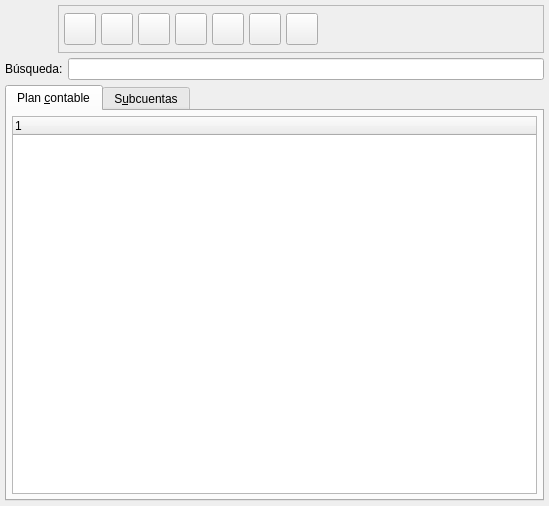
<ui version="4.0" >
 <author>aaloy</author>
 <comment>Pla de comptes		</comment>
 <class>ListCuentasBase</class>
 <widget class="QWidget" name="ListCuentasBase" >
  <property name="geometry" >
   <rect>
    <x>0</x>
    <y>0</y>
    <width>549</width>
    <height>506</height>
   </rect>
  </property>
  <property name="windowTitle" >
   <string>Plan de cuentas</string>
  </property>
  <property name="windowIcon" >
   <iconset resource="../../../bulmages.qrc" >:/BulmaCont32x32/images/png/i_cuentas.xpm</iconset>
  </property>
  <property name="toolTip" >
   <string comment="Manteniment del plà de comptes" />
  </property>
  <layout class="QVBoxLayout" >
   <property name="margin" >
    <number>5</number>
   </property>
   <property name="spacing" >
    <number>5</number>
   </property>
   <item>
    <layout class="QHBoxLayout" >
     <property name="margin" >
      <number>0</number>
     </property>
     <property name="spacing" >
      <number>5</number>
     </property>
     <item>
      <widget class="QLabel" name="pixmapLabel1" >
       <property name="minimumSize" >
        <size>
         <width>48</width>
         <height>48</height>
        </size>
       </property>
       <property name="maximumSize" >
        <size>
         <width>48</width>
         <height>48</height>
        </size>
       </property>
       <property name="pixmap" >
        <pixmap resource="../../../bulmages.qrc" >:/BulmaCont32x32/images/png/i_cuentas.xpm</pixmap>
       </property>
       <property name="scaledContents" >
        <bool>true</bool>
       </property>
      </widget>
     </item>
     <item>
      <widget class="QFrame" name="frame_3" >
       <property name="sizePolicy" >
        <sizepolicy>
         <hsizetype>7</hsizetype>
         <vsizetype>0</vsizetype>
         <horstretch>0</horstretch>
         <verstretch>0</verstretch>
        </sizepolicy>
       </property>
       <property name="minimumSize" >
        <size>
         <width>42</width>
         <height>42</height>
        </size>
       </property>
       <property name="maximumSize" >
        <size>
         <width>16777215</width>
         <height>48</height>
        </size>
       </property>
       <property name="frameShape" >
        <enum>QFrame::StyledPanel</enum>
       </property>
       <property name="frameShadow" >
        <enum>QFrame::Raised</enum>
       </property>
       <layout class="QHBoxLayout" >
        <property name="margin" >
         <number>5</number>
        </property>
        <property name="spacing" >
         <number>5</number>
        </property>
        <item>
         <widget class="QToolButton" name="mui_editar" >
          <property name="sizePolicy" >
           <sizepolicy>
            <hsizetype>0</hsizetype>
            <vsizetype>0</vsizetype>
            <horstretch>0</horstretch>
            <verstretch>0</verstretch>
           </sizepolicy>
          </property>
          <property name="minimumSize" >
           <size>
            <width>32</width>
            <height>32</height>
           </size>
          </property>
          <property name="maximumSize" >
           <size>
            <width>32</width>
            <height>32</height>
           </size>
          </property>
          <property name="toolTip" >
           <string>Editar Cuenta</string>
          </property>
          <property name="whatsThis" >
           <string>Editar Cuenta </string>
          </property>
          <property name="text" >
           <string/>
          </property>
          <property name="icon" >
           <iconset resource="../../../bulmages.qrc" >:/Genericos32x32/images/png/i_edit.png</iconset>
          </property>
          <property name="iconSize" >
           <size>
            <width>32</width>
            <height>32</height>
           </size>
          </property>
          <property name="shortcut" >
           <string>Ctrl+C</string>
          </property>
         </widget>
        </item>
        <item>
         <widget class="QToolButton" name="mui_crear" >
          <property name="sizePolicy" >
           <sizepolicy>
            <hsizetype>0</hsizetype>
            <vsizetype>0</vsizetype>
            <horstretch>0</horstretch>
            <verstretch>0</verstretch>
           </sizepolicy>
          </property>
          <property name="minimumSize" >
           <size>
            <width>32</width>
            <height>32</height>
           </size>
          </property>
          <property name="maximumSize" >
           <size>
            <width>32</width>
            <height>32</height>
           </size>
          </property>
          <property name="toolTip" >
           <string>Nueva Cuenta</string>
          </property>
          <property name="text" >
           <string/>
          </property>
          <property name="icon" >
           <iconset resource="../../../bulmages.qrc" >:/Genericos32x32/images/png/i_fileNew.xpm</iconset>
          </property>
          <property name="iconSize" >
           <size>
            <width>32</width>
            <height>32</height>
           </size>
          </property>
          <property name="shortcut" >
           <string>Ctrl+N</string>
          </property>
         </widget>
        </item>
        <item>
         <widget class="QToolButton" name="mui_borrar" >
          <property name="sizePolicy" >
           <sizepolicy>
            <hsizetype>0</hsizetype>
            <vsizetype>0</vsizetype>
            <horstretch>0</horstretch>
            <verstretch>0</verstretch>
           </sizepolicy>
          </property>
          <property name="minimumSize" >
           <size>
            <width>32</width>
            <height>32</height>
           </size>
          </property>
          <property name="maximumSize" >
           <size>
            <width>32</width>
            <height>32</height>
           </size>
          </property>
          <property name="toolTip" >
           <string>Borrar Cuenta</string>
          </property>
          <property name="text" >
           <string/>
          </property>
          <property name="icon" >
           <iconset resource="../../../bulmages.qrc" >:/Genericos32x32/images/png/i_editDelete.png</iconset>
          </property>
          <property name="iconSize" >
           <size>
            <width>32</width>
            <height>32</height>
           </size>
          </property>
          <property name="shortcut" >
           <string>Ctrl+D</string>
          </property>
         </widget>
        </item>
        <item>
         <widget class="QToolButton" name="mui_imprimir" >
          <property name="minimumSize" >
           <size>
            <width>32</width>
            <height>32</height>
           </size>
          </property>
          <property name="maximumSize" >
           <size>
            <width>32</width>
            <height>32</height>
           </size>
          </property>
          <property name="toolTip" >
           <string>Imprimir Cuentas</string>
          </property>
          <property name="text" >
           <string/>
          </property>
          <property name="icon" >
           <iconset resource="../../../bulmages.qrc" >:/Genericos32x32/images/png/i_filePrint.xpm</iconset>
          </property>
          <property name="iconSize" >
           <size>
            <width>32</width>
            <height>32</height>
           </size>
          </property>
          <property name="shortcut" >
           <string>Ctrl+D</string>
          </property>
         </widget>
        </item>
        <item>
         <widget class="QToolButton" name="mui_exportar" >
          <property name="sizePolicy" >
           <sizepolicy>
            <hsizetype>0</hsizetype>
            <vsizetype>0</vsizetype>
            <horstretch>0</horstretch>
            <verstretch>0</verstretch>
           </sizepolicy>
          </property>
          <property name="minimumSize" >
           <size>
            <width>32</width>
            <height>32</height>
           </size>
          </property>
          <property name="maximumSize" >
           <size>
            <width>32</width>
            <height>32</height>
           </size>
          </property>
          <property name="toolTip" >
           <string>Exportar</string>
          </property>
          <property name="text" >
           <string/>
          </property>
          <property name="icon" >
           <iconset resource="../../../bulmages.qrc" >:/Genericos32x32/images/png/i_immportar.png</iconset>
          </property>
          <property name="iconSize" >
           <size>
            <width>32</width>
            <height>32</height>
           </size>
          </property>
         </widget>
        </item>
        <item>
         <widget class="QToolButton" name="mui_importar" >
          <property name="sizePolicy" >
           <sizepolicy>
            <hsizetype>0</hsizetype>
            <vsizetype>0</vsizetype>
            <horstretch>0</horstretch>
            <verstretch>0</verstretch>
           </sizepolicy>
          </property>
          <property name="minimumSize" >
           <size>
            <width>32</width>
            <height>32</height>
           </size>
          </property>
          <property name="maximumSize" >
           <size>
            <width>32</width>
            <height>32</height>
           </size>
          </property>
          <property name="toolTip" >
           <string>Importar</string>
          </property>
          <property name="text" >
           <string/>
          </property>
          <property name="icon" >
           <iconset resource="../../../bulmages.qrc" >:/Genericos32x32/images/png/i_exportar.png</iconset>
          </property>
          <property name="iconSize" >
           <size>
            <width>32</width>
            <height>32</height>
           </size>
          </property>
         </widget>
        </item>
        <item>
         <widget class="QToolButton" name="mui_actualizar" >
          <property name="sizePolicy" >
           <sizepolicy>
            <hsizetype>0</hsizetype>
            <vsizetype>0</vsizetype>
            <horstretch>0</horstretch>
            <verstretch>0</verstretch>
           </sizepolicy>
          </property>
          <property name="minimumSize" >
           <size>
            <width>32</width>
            <height>32</height>
           </size>
          </property>
          <property name="maximumSize" >
           <size>
            <width>32</width>
            <height>32</height>
           </size>
          </property>
          <property name="toolTip" >
           <string>Importar</string>
          </property>
          <property name="text" >
           <string/>
          </property>
          <property name="icon" >
           <iconset resource="../../../bulmages.qrc" >:/Genericos32x32/images/png/i_reload.png</iconset>
          </property>
          <property name="iconSize" >
           <size>
            <width>32</width>
            <height>32</height>
           </size>
          </property>
         </widget>
        </item>
        <item>
         <spacer>
          <property name="orientation" >
           <enum>Qt::Horizontal</enum>
          </property>
          <property name="sizeType" >
           <enum>QSizePolicy::Expanding</enum>
          </property>
          <property name="sizeHint" >
           <size>
            <width>301</width>
            <height>28</height>
           </size>
          </property>
         </spacer>
        </item>
       </layout>
      </widget>
     </item>
    </layout>
   </item>
   <item>
    <layout class="QHBoxLayout" >
     <property name="margin" >
      <number>0</number>
     </property>
     <property name="spacing" >
      <number>5</number>
     </property>
     <item>
      <widget class="QLabel" name="TextLabel2" >
       <property name="text" >
        <string>Búsqueda:</string>
       </property>
      </widget>
     </item>
     <item>
      <widget class="QLineEdit" name="mui_busqueda" />
     </item>
    </layout>
   </item>
   <item>
    <widget class="QTabWidget" name="TabWidget2" >
     <property name="currentIndex" >
      <number>0</number>
     </property>
     <widget class="QWidget" name="tab1" >
      <attribute name="title" >
       <string>Plan &amp;contable</string>
      </attribute>
      <layout class="QVBoxLayout" >
       <property name="margin" >
        <number>5</number>
       </property>
       <property name="spacing" >
        <number>5</number>
       </property>
       <item>
        <widget class="QTreeWidget" name="ListView1" />
       </item>
      </layout>
     </widget>
     <widget class="QWidget" name="tab2" >
      <attribute name="title" >
       <string>S&amp;ubcuentas</string>
      </attribute>
      <layout class="QGridLayout" >
       <property name="margin" >
        <number>5</number>
       </property>
       <property name="spacing" >
        <number>5</number>
       </property>
       <item row="0" column="0" >
        <widget class="QTableWidget" name="tablacuentas" />
       </item>
      </layout>
     </widget>
    </widget>
   </item>
  </layout>
 </widget>
 <layoutdefault spacing="6" margin="11" />
 <tabstops>
  <tabstop>mui_busqueda</tabstop>
  <tabstop>TabWidget2</tabstop>
  <tabstop>ListView1</tabstop>
  <tabstop>mui_editar</tabstop>
  <tabstop>mui_crear</tabstop>
  <tabstop>mui_borrar</tabstop>
  <tabstop>mui_imprimir</tabstop>
  <tabstop>mui_exportar</tabstop>
  <tabstop>mui_importar</tabstop>
  <tabstop>mui_actualizar</tabstop>
  <tabstop>tablacuentas</tabstop>
 </tabstops>
 <resources>
  <include location="../../../bulmages.qrc" />
 </resources>
 <connections/>
</ui>
